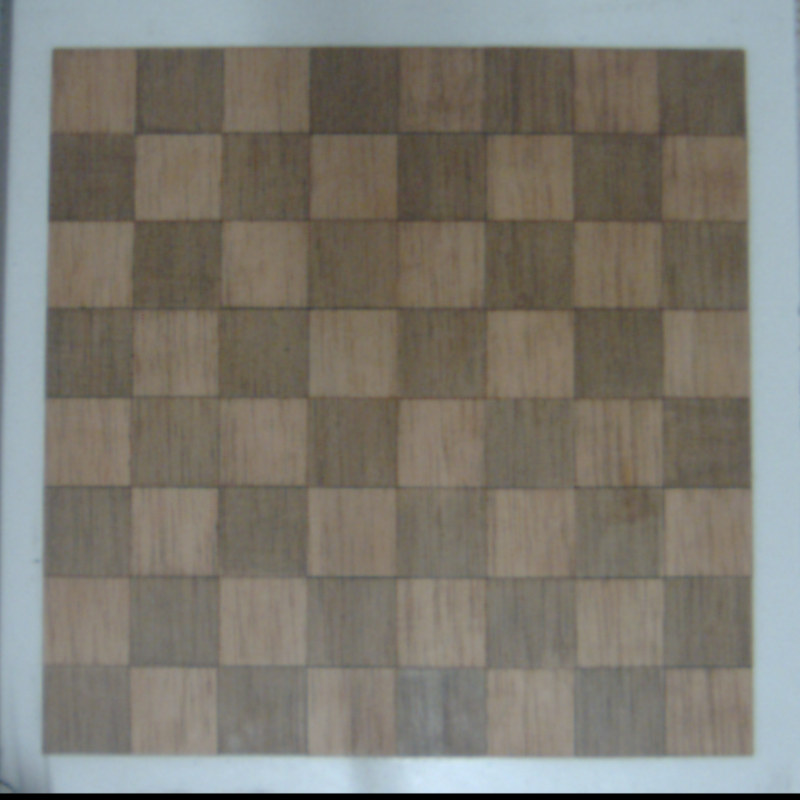
#> input picture steps/init/init_image.png, 800 x 800 px
$ python -i recon.py   (imports and definitions only)
#> lines starting #> are read from the running program, lines starting #| are printed output that depends on the picture
#> further down, picture is the input picture: shape (800, 800, 3); mean B, G, R 114, 122.4, 125.6

import cv2
import numpy as np
import math
import matplotlib.pyplot as plt
import time
import json


# Function to detect and draw straight edges in an image
def detect_straight_edges_in_image(image):
    # Convert the image to grayscale
    gray = cv2.cvtColor(image, cv2.COLOR_BGR2GRAY)
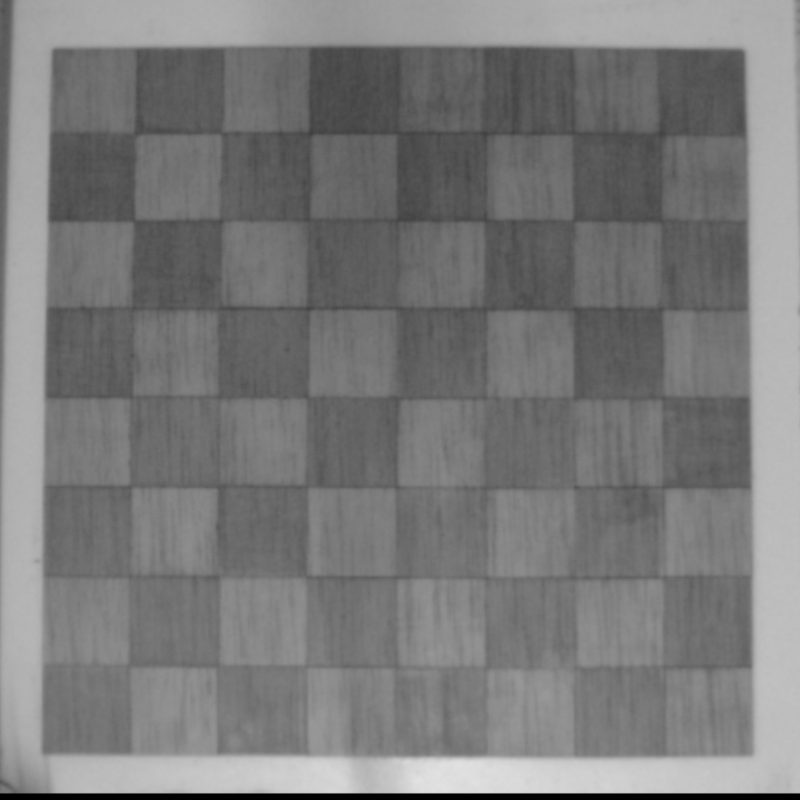
#> gray: shape (800, 800); min 0, max 227, mean 122.4

    # Apply Gaussian blur to reduce noise
    blurred = cv2.GaussianBlur(gray, (5, 5), 0)

    # Perform Canny edge detection
    edges = cv2.Canny(blurred, 50, 105, apertureSize=3)
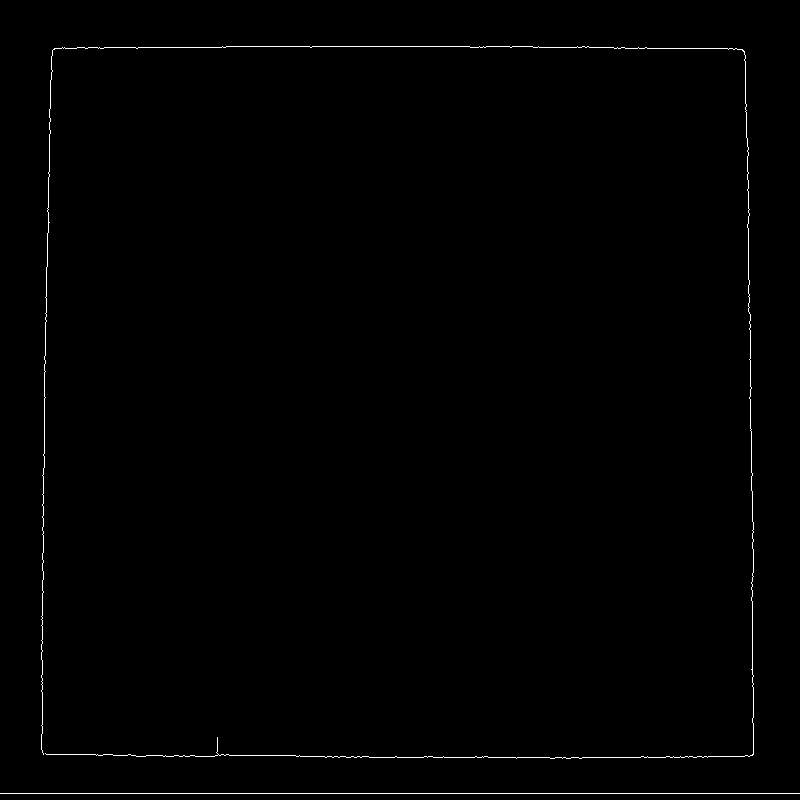
#> edges: shape (800, 800); 0.57% white in thin lines or dots

    # Perform Hough Line Transform
    lines = cv2.HoughLines(edges, 1, np.pi / 180, 100)
#> lines = 14 rows, first 8: [793, 1.57], [46, 1.57], [757, 1.57], [51, 0.0175], [-743, 3.12], [42, 0], [752, 0], [750, 1.59]

    lines_coor = []

    if lines is not None:
        for line in lines:
            rho, theta = line[0]
            a = np.cos(theta)
            b = np.sin(theta)
            x0 = a * rho
            y0 = b * rho
            x1 = int(x0 + 1000 * (-b))
            y1 = int(y0 + 1000 * (a))
            x2 = int(x0 - 1000 * (-b))
            y2 = int(y0 - 1000 * (a))

            lines_coor.append({
                "x1": x1,
                "y1": y1,
                "x2": x2,
                "y2": y2
            })
#> this loop made 14 passes
#> (rho, theta, a, b, x0, y0, x1, y1) on passes 1 to 12: (793, 1.57, -4.37e-08, 1, -3.47e-05, 793, -1000, 792), (46, 1.57, -4.37e-08, 1, -2.01e-06, 46, -1000, 45), (757, 1.57, -4.37e-08, 1, -3.31e-05, 757, -1000, 756), (51, 0.0175, 1, 0.0175, 50.99, 0.89, 33, 1000), (-743, 3.12, -1, 0.0175, 742.9, -12.97, 725, -1012), (42, 0, 1, 0, 42, 0, 42, 1000), (752, 0, 1, 0, 752, 0, 752, 1000), (750, 1.59, -0.0175, 1, -13.09, 749.9, -1012, 732), (37, 1.59, -0.0175, 1, -0.646, 36.99, -1000, 19), (748, 0, 1, 0, 748, 0, 748, 1000), (750, 0, 1, 0, 750, 0, 750, 1000), (768, 1.55, 0.0175, 1, 13.4, 767.9, -986, 785)
#> after the loop, lines_coor = 14 items

        print("Straight edges detected")
        return lines_coor

    else:
        print("No straight edges detected")
        return []

# [298 lines left out: functions detect_board_edges, find_intersections, capture_image_from_webcam, order_corners, get_board, divide_image_into_tiles and 5 more, not called in this run]

def save_corners_to_file(ordered_corners):
    with open('steps/init/corners.json', 'w') as file:
        json.dump(ordered_corners, file)

# Function to capture an image from the webcam feed
# [115 lines left out: functions setup_web_cam, is_checker_present, not called in this run]

# [1 line not run here, left out]

>>> import cv2
>>> picture = cv2.imread('init/init_image.png')
>>> result = detect_straight_edges_in_image(picture)
#> result = 14 items
